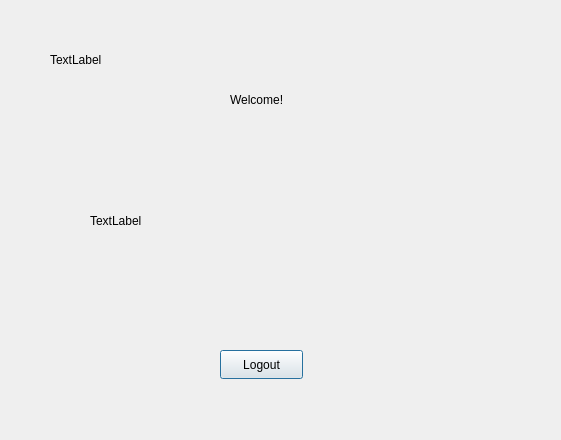
<?xml version="1.0" encoding="UTF-8"?>
<ui version="4.0">
 <class>WelcomeWindow</class>
 <widget class="QDialog" name="WelcomeWindow">
  <property name="geometry">
   <rect>
    <x>0</x>
    <y>0</y>
    <width>561</width>
    <height>440</height>
   </rect>
  </property>
  <property name="windowTitle">
   <string>Dialog</string>
  </property>
  <widget class="QLabel" name="hellolabel">
   <property name="geometry">
    <rect>
     <x>50</x>
     <y>50</y>
     <width>161</width>
     <height>20</height>
    </rect>
   </property>
   <property name="text">
    <string>TextLabel</string>
   </property>
  </widget>
  <widget class="QLabel" name="imagelabel">
   <property name="geometry">
    <rect>
     <x>90</x>
     <y>110</y>
     <width>351</width>
     <height>221</height>
    </rect>
   </property>
   <property name="text">
    <string>TextLabel</string>
   </property>
  </widget>
  <widget class="QLabel" name="label_2">
   <property name="geometry">
    <rect>
     <x>230</x>
     <y>90</y>
     <width>71</width>
     <height>20</height>
    </rect>
   </property>
   <property name="text">
    <string>Welcome!</string>
   </property>
  </widget>
  <widget class="QPushButton" name="logoutButton">
   <property name="geometry">
    <rect>
     <x>220</x>
     <y>350</y>
     <width>83</width>
     <height>29</height>
    </rect>
   </property>
   <property name="text">
    <string>Logout</string>
   </property>
  </widget>
 </widget>
 <resources/>
 <connections/>
</ui>
